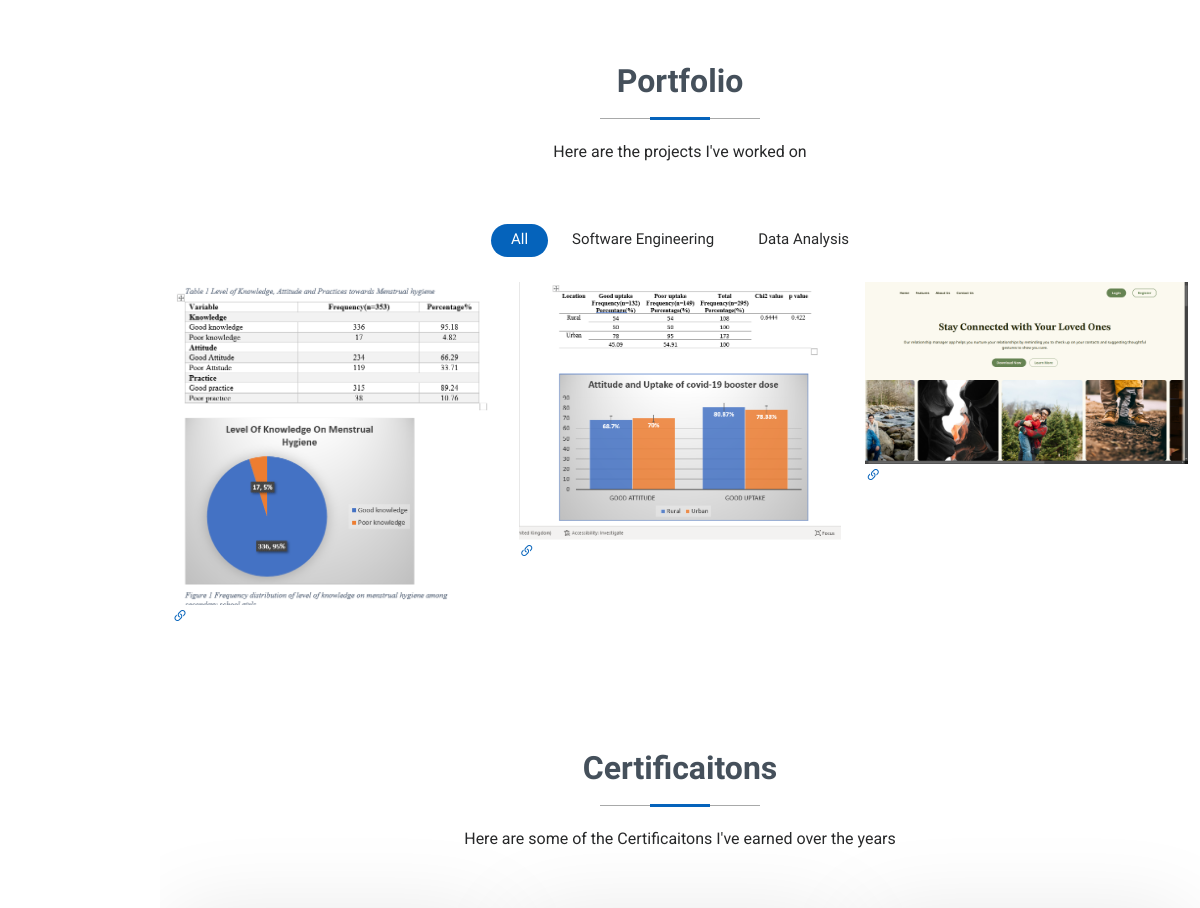
The app's page / (middle part), older data.
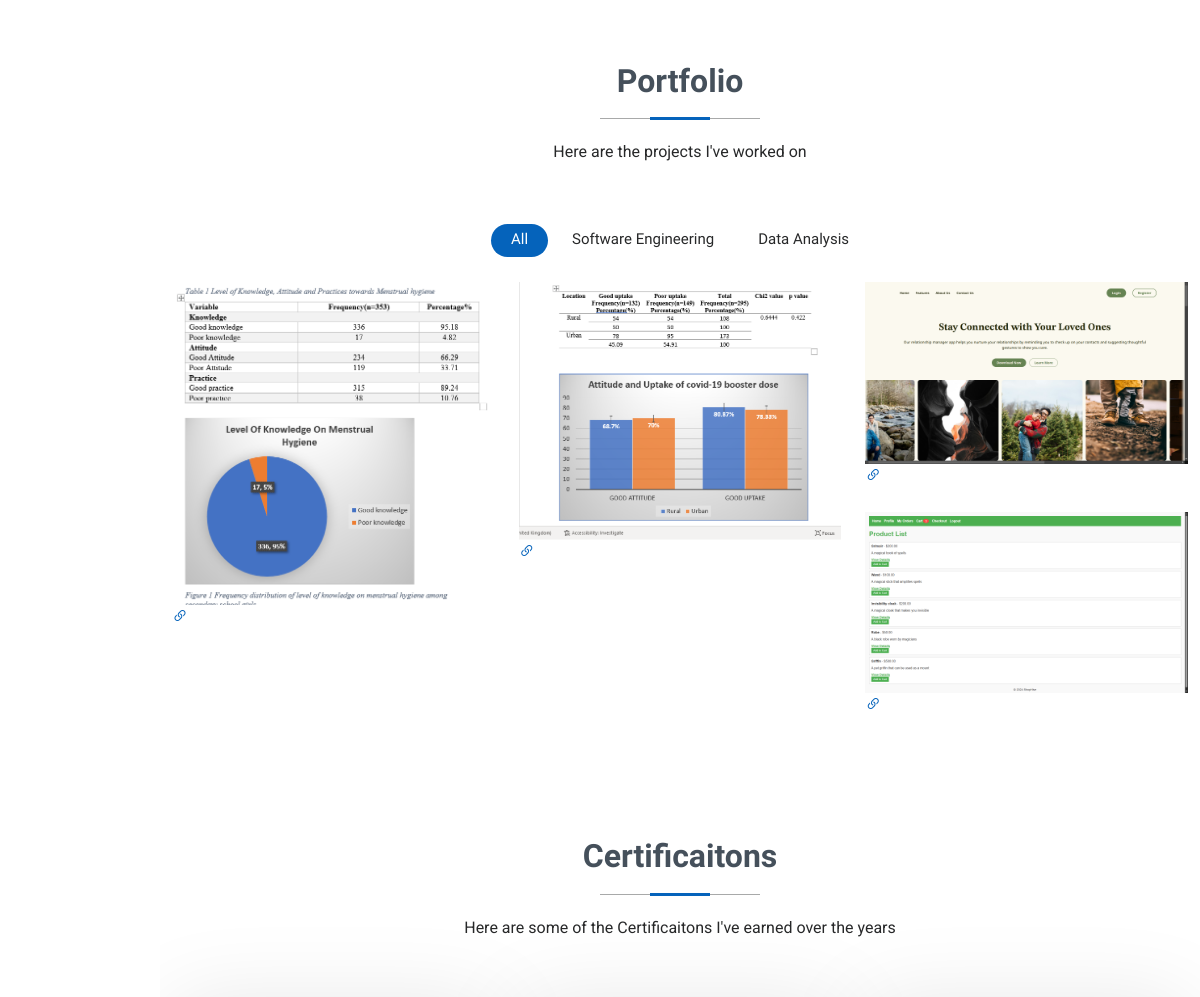
The same page, newer data.
### portfolio/models.py (models this page shows, shortened)
class Project(models.Model):
    title = models.CharField(max_length=100)
    description = models.TextField()
    category = models.CharField(max_length=20)
    project_url = models.CharField(max_length=100, null=True, blank=True)
    client = models.CharField(max_length=100, blank=True)
    image1 = models.CharField(max_length=100, blank=True)
    image2 = models.CharField(max_length=100, blank=True)
    image3 = models.CharField(max_length=100, blank=True)
    image4 = models.CharField(max_length=100, blank=True)

### portfolio/views.py (the view)
# urls.py: 2. Add a URL to urlpatterns:  path('', views.home, name='home')
def home(request):
    projects = Project.objects.all()
    return render(request, 'portfolio/index.html', {'projects': projects})

### portfolio/templates/portfolio/index.html (shortened to what this page needs)
{% extends "portfolio/layout.html" %}
{% load static %}
{% block content %}
  <main class="main">
    <section id="portfolio" class="portfolio section">
      <div class="container section-title" data-aos="fade-up">
        <h2>Portfolio</h2>
        <p>Here are the projects I've worked on</p>
      </div>
      <div class="container">
        <div class="isotope-layout" data-default-filter="*" data-layout="masonry" data-sort="original-order">
          <ul class="portfolio-filters isotope-filters" data-aos="fade-up" data-aos-delay="100">
            <li data-filter="*" class="filter-active">All</li>
            <li data-filter=".filter-branding"> Software Engineering</li>
            <li data-filter=".filter-app">Data Analysis</li>
          </ul>
          <div class="row gy-4 isotope-container" data-aos="fade-up" data-aos-delay="200">
            {% for project in projects %}
              {% if project.category == 'Data Analysis' %}
              <div class="col-lg-4 col-md-6 portfolio-item isotope-item filter-app">
              <img src="{{ project.image1 }}" class="img-fluid" alt="">
              <a href="{% url 'project' project.id %}" title="More Details" class="stretched-link"><i class="bi bi-link-45deg"></i></a>
              </div>
              {% endif %}
              {% if project.category == 'Software Engineering' %}
              <div class="col-lg-4 col-md-6 portfolio-item isotope-item filter-branding">
                <img src="{{ project.image1 }}" class="img-fluid" alt="">
                <a href="{% url 'project' project.id %}" title="More Details" class="stretched-link"><i class="bi bi-link-45deg" ></i></a>
              </div>
              {% endif %}
            {% endfor %}
          </div>
        </div>
      </div>
    </section>
    <section id="services" class="services section">
      <div class="container section-title" data-aos="fade-up">
        <h2>Certificaitons</h2>
        <p>Here are some of the Certificaitons I've earned over the years</p>
      </div>
      <div class="container">
        <div class="row gy-4">
        </div>
      </div>
    </section>
  </main>
{% endblock %}

Row changes from the older to the newer data that the page shows:
added Project: image1 (picture)
